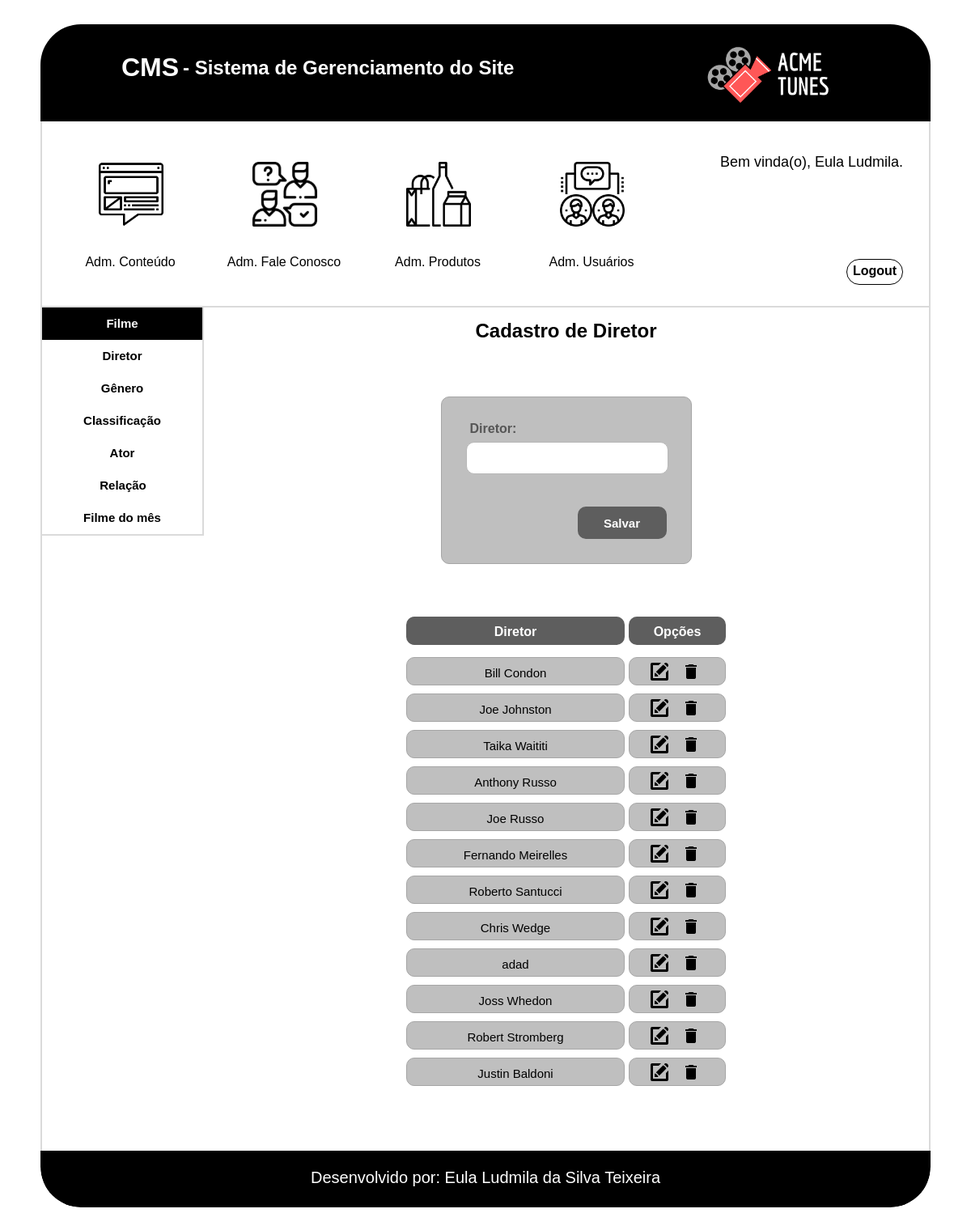
Page /cms/diretor.php (signed in) on the committed database.
### tables this page shows
CREATE TABLE `tbl_diretor` (
  `cod_diretor` int(11) NOT NULL AUTO_INCREMENT,
  `diretor` varchar(100) NOT NULL,
  PRIMARY KEY (`cod_diretor`)
);

### cms/diretor.php (the view, shortened to what this page needs)
<?php
    $conexao = conexaoMysql();
    $diretor = null;
    $botao = "Salvar";
?>
<!doctype html>
<html>
    <head>
        <link href="css/diretor.css" type="text/css" rel="stylesheet">
        <link href="css/formatacao.css" type="text/css" rel="stylesheet">
        <link href="css/cabecalho_menu_adm.css" type="text/css" rel="stylesheet">
        <link href="css/rodape.css" type="text/css" rel="stylesheet">
    </head>
    <body>
        <div id="caixa_conteudo">
            <div id="conteudo" class="center">
                <?php include('cabecalho_menu_adm.php')?>
                <div class="itens">
                    <div id="menu_cadastro">
                        <a href="filme.php">
                            <div class="menu menu_filme">
                                 Filme
                            </div>
                        </a>
                        <a href="diretor.php">
                            <div class="menu menu_opcoes">
                                 Diretor
                            </div>
                        </a>
                        <a href="genero.php">
                              <div class="menu menu_opcoes">
                                   Gênero
                            </div>
                        </a>
                        <a href="classificacao.php">
                            <div class="menu menu_opcoes">
                                 Classificação
                            </div>
                        </a>
                        <a href="ator.php">
                            <div class="menu menu_opcoes">
                                 Ator
                            </div>
                        </a>
                        <div class="menu menu_opcoes">
                             Relação
                        </div>
                        <a href="filme_mes.php">
                            <div class="menu menu_opcoes">
                                 Filme do mês
                            </div>
                        </a>
                    </div>
                    <div class="cadastro">
                        <div class="titulo_diretor"><h2>Cadastro de Diretor</h2></div>
                        <div class="cadastro_diretor center">
                            <form action="diretor.php" method="post" name="frm_diretor">
                                <div class="form_diretor">
                                    <div class="form_texto_usuario">
                                        <label>Diretor:</label>
                                    </div>
                                    <div class="form_caixa_usuario">
                                        <input name="txt_diretor" class="txtDiretor" type="text" value="<?php echo($diretor);?>" onkeypress="return ValidarNumero(event);" required maxlength="100" autocomplete="off">
                                    </div>
                                </div>
                                <div class="botao_form">
                                    <input type="submit" name="btnEnviar" class="form_btn" value="<?php echo($botao)?>">
                                </div>
                            </form>
                        </div>
                        <div class="tabela center">
                            <div class="linha_titulo">
                                <div class="titulo_form">
                                    <h4>Diretor</h4>
                                </div>
                                <div class="titulo_opcoes">
                                    <h4>Opções</h4>
                                </div>
                            </div>
                            <?php
                                $sql = 'SELECT * FROM tbl_diretor';
                                $select = mysqli_query($conexao, $sql);
                                while($rsdiretor = mysqli_fetch_array($select)){
                            ?>
                            <div class="informacoes_form">
                                <div class="linha_informacao">
                                    <span><?php echo($rsdiretor['diretor']);?></span>
                                </div>
                                <div class="linha_botao">
                                    <figure class="editar">
                                        <a href="diretor.php?modo=buscar&id=<?php echo($rsdiretor['cod_diretor']);?>">
                                            <img src="img/iconfinder_new-24_103173.png" alt="Editar" title="Editar" class="botao " >
                                        </a>
                                    </figure>
                                    <figure class="excluir">
                                        <a href="diretor.php?modo=excluir&id=<?php echo($rsdiretor['cod_diretor']);?>">
                                            <img src="img/ic_delete.png" alt="Excluir" title="Excluir" class="botao" onclick="return confirm('Deseja excluir esse nivel ?')">
                                        </a>
                                    </figure>
                                </div>
                            </div>
                            <?php
                                }
                            ?>
                        </div>
                    </div>
                </div>
                <?php include('rodape.php')?>
            </div>
        </div>
    </body>
</html>

### cms/css/diretor.css (style rules this page uses)
#caixa_conteudo { width: 100%; min-height: 500px; height: auto; overflow:hidden; padding-bottom: 50px; }
#conteudo { width: 1100px; min-height: 350px; height: auto; border-radius: 50px; overflow:hidden; padding-top: 30px; box-sizing: border-box; }
.itens { width: 1100px; min-height: 400px; height: auto; border-left: solid 2px #dadada; border-right: solid 2px #dadada; padding-bottom: 50px; overflow:hidden; padding-bottom: 50px; box-sizing: border-box; }
.titulo_diretor { width: inherit; height: 80px; text-align: center; box-sizing: border-box; padding-top: 15px; margin-bottom: 30px; }
.cadastro_diretor { width: 310px; min-height: 200px; height: auto; margin-bottom: 35px; border: solid 1px #a6a6a6; background-color: #BFBFBF; box-sizing: border-box; padding: 30px; border-radius: 10px; }
.form_texto_usuario { width: inherit; height: 25px; color: #565656; font-size: 16px; font-family: Helvetica; font-weight: bold; box-sizing: border-box; padding-left: 5px; }
.form_caixa_usuario { width: inherit; height: 80px; }
.form_diretor { width: 250px; height: 105px; float: left; margin-right: 40px; }
.txtDiretor { width: inherit; height: 40px; border: 1px solid #b8b8b8; padding: 7px; box-sizing: border-box; border-radius: 10px; font-size: 15px; outline:none; }
.botao_form { width: 110px; height: 40px; margin-left: auto; clear: both; }
.form_btn { width: inherit; height: inherit; font-size: 15px; font-weight: bold; color: #ffffff; background-color: #5E5E5E; border: solid 2px #5E5E5E; border-radius: 10px; }
.tabela { width: 395px; min-height: 115px; height: auto; overflow: hidden; box-sizing: border-box; padding-bottom: 20px; }
.linha_titulo { width: inherit; height: 80px; padding-top: 30px; box-sizing: border-box; }
.titulo_form { width: 270px; height: 35px; border-radius: 10px; text-align: center; box-sizing: border-box; padding-top: 10px; float: left; margin-right: 5px; background-color: #5E5E5E; color: #ffffff; white-space: nowrap; overflow: hidden; text-overflow: ellipsis; }
.titulo_opcoes { width: 120px; height: 35px; border-radius: 10px; text-align: center; box-sizing: border-box; padding-top: 10px; float: left; background-color: #5E5E5E; color: #ffffff; }
.informacoes_form { width: inherit; min-height: 35px; height: auto; overflow: hidden; margin-bottom: 10px; }
.linha_informacao { width: 270px; height: 35px; border-radius: 10px; font-size: 15px; white-space: nowrap; overflow: hidden; text-overflow: ellipsis; float: left; padding-top: 10px; text-align: center; box-sizing: border-box; margin-right: 5px; padding-left: 5px; padding-right: 5px; border: solid 1px #a6a6a6; background-color: #BFBFBF }
.linha_botao { width: 120px; height: 35px; border-radius: 10px; float: left; box-sizing: border-box; padding-left: 25px; padding-top: 5px; border: solid 1px #a6a6a6; background-color: #BFBFBF; }
.excluir { width: 24px; height: 24px; margin-right: 15px; float: left; }
.editar { width: 24px; height: 24px; margin-right: 15px; float: left; }

### cms/css/formatacao.css (style rules this page uses)
p, h1,h2,h3,h4,li,ul,figure,body { margin: 0; padding: 0; }
.center { margin-left: auto; margin-right: auto; }
body { font-family: Helvetica; box-sizing: border-box; }
a { text-decoration: none; color: #000000; }
#menu_cadastro { width: 200px; min-height: 40px; height: auto; border-bottom: solid 2px #dadada; border-right: solid 2px #dadada; box-sizing: border-box; font-weight: bold; font-size: 15px; line-height: 2; float: left; }
.menu { width: inherit; height: 40px; text-align: center; box-sizing: border-box; padding-top: 5px; cursor: pointer; }
.menu_filme { background-color: #000000; color: #ffffff; }
.cadastro { width: 895px; min-height: 100px; height: auto; float: left; }

### rows in the picture
tbl_diretor: diretor "Bill Condon"
tbl_diretor: diretor "Joe Johnston"
tbl_diretor: diretor "Taika Waititi"
tbl_diretor: diretor "Anthony Russo"
tbl_diretor: diretor "Joe Russo"
tbl_diretor: diretor "Fernando Meirelles"
tbl_diretor: diretor "Roberto Santucci"
tbl_diretor: diretor "Chris Wedge"
tbl_diretor: diretor "adad"
tbl_diretor: diretor "Joss Whedon"
tbl_diretor: diretor "Robert Stromberg"
tbl_diretor: diretor "Justin Baldoni"

### other values in the picture
$_SESSION['nome'] "Eula Ludmila"
